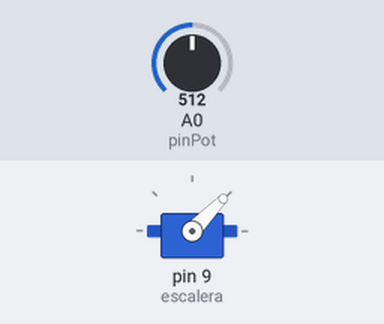
This sketch was run on a simulated Arduino Uno, built with avr-gcc and run on an emulated ATmega328P. Parts: servo. Inputs (shaded band) come from the test bench; at power-on: A0 (pinPot) = 512.

Above: at 1.4 s.
1.5 s: A0 (pinPot) set to 306
At 1.8 s:
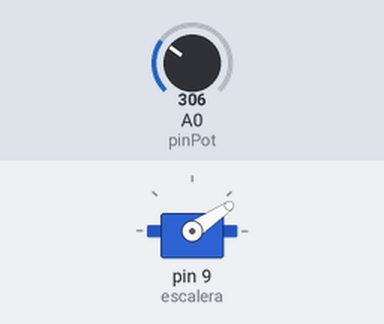
3.0 s: A0 (pinPot) set to 900
At 3.9 s:
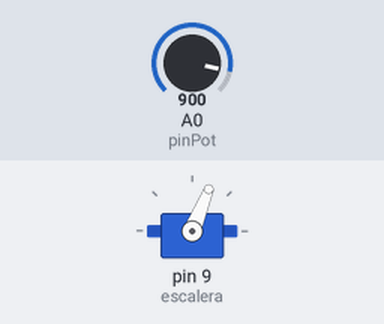
Timing chart, 0 to 6.0 s (numbered marks = the images above; inputs shaded):
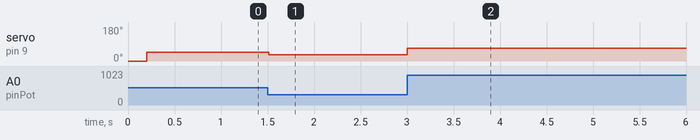

Measured:
- after the input at 1.5 s, servo on pin 9 (escalera): 46° → 34° at once
- after the input at 3.0 s, servo on pin 9 (escalera): 34° → 68° at once

The sketch:

servonarduinonpotenciometro.ino
```cpp
#include <Servo.h>

Servo escalera;
//Potenciometro:
//pin VCC: 5V
//pin OUT: A0
//pin GND: GND

int pinPot = A0;          // Potenciómetro conectado al pin A0
int pos = 0;              // Posición actual del servo
int limiteSuperior = 75;  // Ángulo máximo
int limiteInferior = 17;   // Ángulo mínimo

void setup() {
  escalera.attach(9);     // Pin del servo
  escalera.write(pos);    // Mantiene la posición inicial
  delay(200);
}

void loop() {
  // Leer el valor del potenciómetro (0–1023)
  int valor = analogRead(pinPot);

  // Convertir el valor del potenciómetro a ángulo (limitado)
  pos = map(valor, 0, 1023, limiteInferior, limiteSuperior);

  // Mover el servo a esa posición
  escalera.write(pos);

  delay(15);  // Pequeña pausa para suavizar el movimiento
}
```
